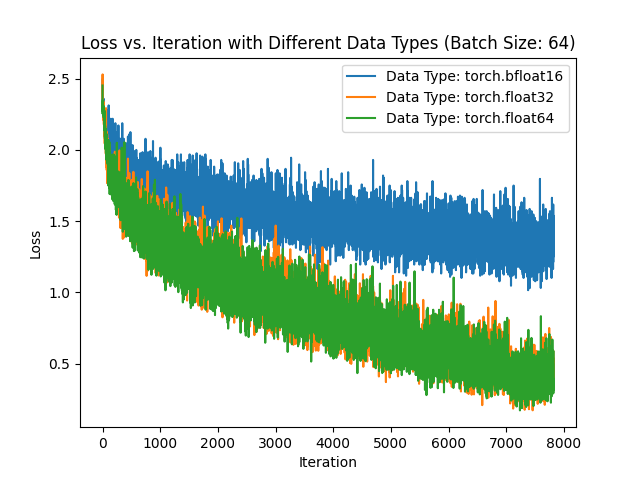

Python code for this plot:
import matplotlib.pyplot as plt
import torch
import torch.nn as nn
import torch.optim as optim

import utils


# 主执行函数
def main(dtypes, batch_size=64, num_epochs=10):
    lossList = []
    # 打开TF32

    for dtype in dtypes:
        print(f'\n\n=== Training with {dtype} ===')
        trainloader = utils.load_data(batch_size, dtype)
        model = utils.initialize_model(dtype)
        criterion = nn.CrossEntropyLoss()
        optimizer = optim.SGD(model.parameters(), lr=0.001, momentum=0.9)
        loss_history = utils.train_model(model, trainloader, criterion, optimizer, num_epochs, dtype)

        # 绘制图像
        plt.plot(loss_history, label=f'Data Type: {dtype}')
        lossList.append(loss_history)

    # 存储为csv文件
    import pandas as pd
    df = pd.DataFrame(lossList, index=dtypes)
    df.to_csv('loss_precision.csv')

    # 绘制图像
    plt.xlabel('Iteration')
    plt.ylabel('Loss')
    plt.title(f'Loss vs. Iteration with Different Data Types (Batch Size: {batch_size})')
    plt.legend()
    plt.show()


if __name__ == '__main__':
    torch.backends.cudnn.allow_tf32 = True
    torch.backends.cuda.matmul.allow_tf32 = True
    dtypes = [torch.bfloat16, torch.float32, torch.float64, ]  # FP64, TF32, BF16
    main(dtypes)
